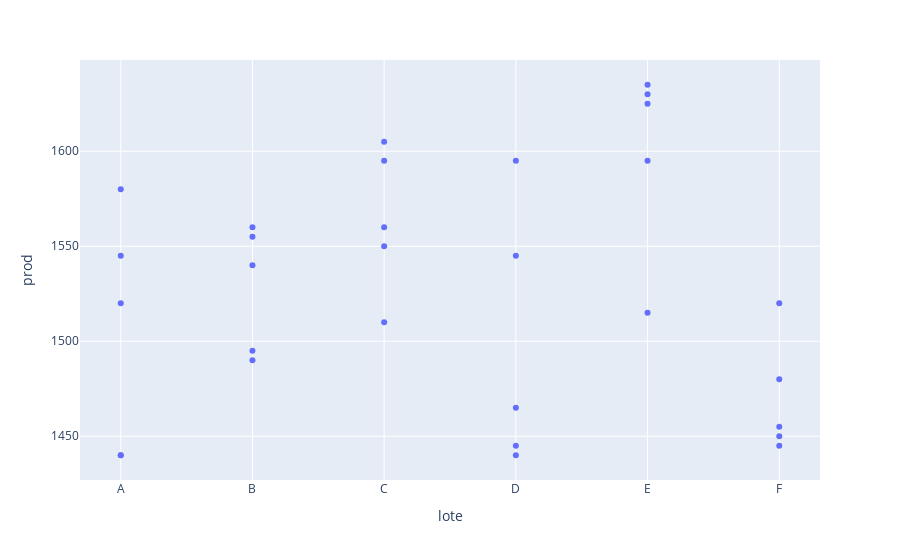

Write notebook code for a chart like this one.
### Code cell
px.scatter(data, y = "prod", x = "lote")

### Figure 1 — Plotly figure (JSON) as saved in the notebook; plotly's stock layout.template omitted (floating-point values rounded to 4 significant figures)
{"data": [{"hovertemplate": "lote=%{x}<br>prod=%{y}<extra></extra>", "legendgroup": "", "marker": {"color": "#636efa", "symbol": "circle"}, "mode": "markers", "name": "", "orientation": "v", "showlegend": false, "type": "scatter", "x": ["A", "A", "A", "A", "A", "B", "B", "B", "B", "B", "C", "C", "C", "C", "C", "D", "D", "D", "D", "D", "E", "E", "E", "E", "E", "F", "F", "F", "F", "F"], "xaxis": "x", "y": [1545, 1440, 1440, 1520, 1580, 1540, 1555, 1490, 1560, 1495, 1595, 1550, 1605, 1510, 1560, 1445, 1440, 1595, 1465, 1545, 1595, 1630, 1515, 1635, 1625, 1520, 1455, 1450, 1480, 1445], "yaxis": "y"}], "layout": {"legend": {"tracegroupgap": 0}, "margin": {"t": 60}, "xaxis": {"anchor": "y", "domain": [0, 1], "title": {"text": "lote"}}, "yaxis": {"anchor": "x", "domain": [0, 1], "title": {"text": "prod"}}}}
